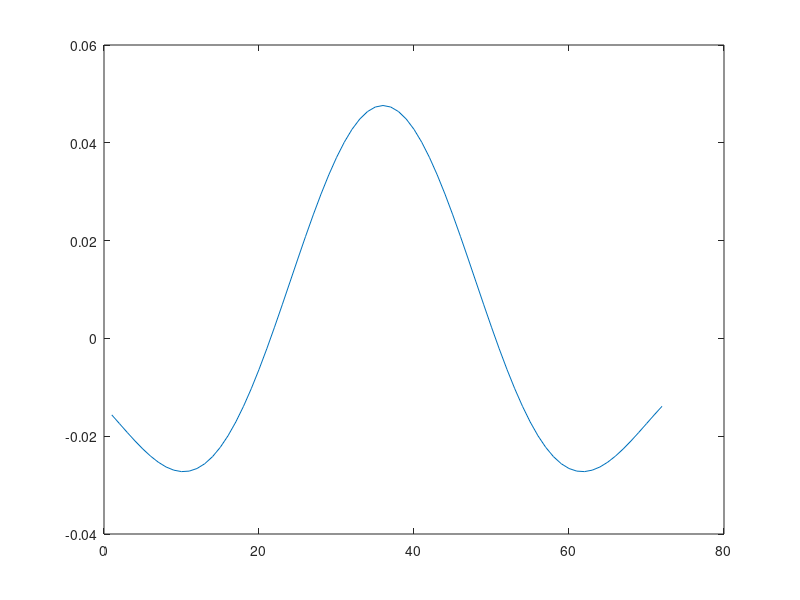
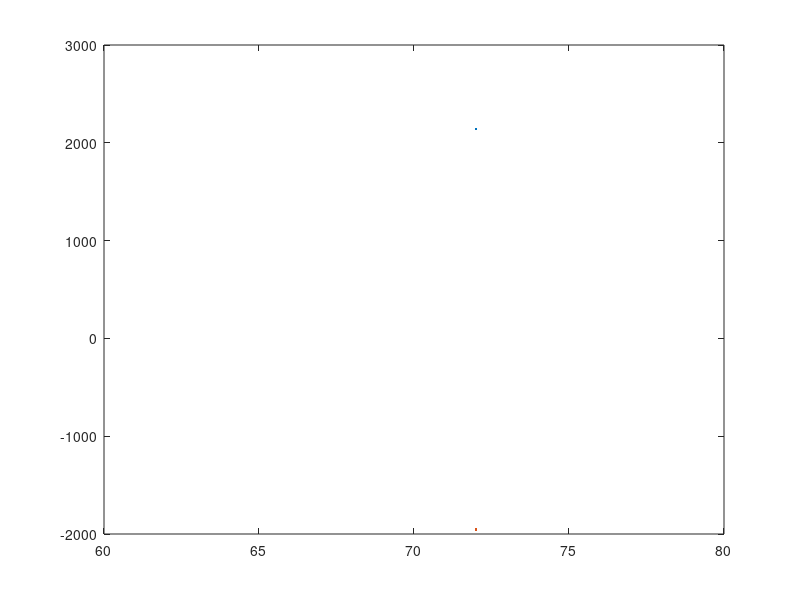
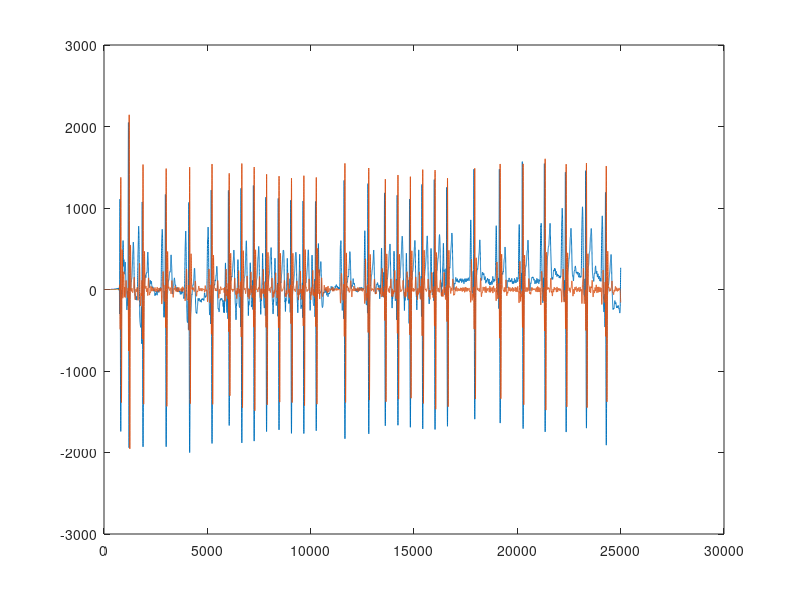

Write the MATLAB code that produced these figures, in order.
close all
addpath('test_data/sept29_2016_test/')
addpath('test_data/PhisioBank_iaf/')
addpath('test_data/FebruaryData/')

% each .mat file contains a struct for data from a test
% currently, each struct has two fields:
% sampling_rate: the sampling rate of the data in Hz
% data: a NxC matrix where each column represents a channel and each row
%       represents a time point


%s = load('NormalSinusRhythm_struct.mat');
s = load('SinusRhythmHRAHBCSRVpluspaced_struct.mat');
%s = load('NormalSinusRhythm_struct.mat');
%s = load('Pacingfromchipapprox120bpmxmA_struct.mat');
%s = load('PacingfromMedtronic120bpm2mA_struct.mat');
%s = load('iaf1_struct.mat'); %number ranges from 1-8 for different patients

Fs = s.Fs; %sampling rate
data = s.data;
begin_time = 0.0;
end_time = 25; %second
data = data(begin_time*Fs+1:end_time*Fs+1,:);
[numSamples, numChannels] = size(data);

data = data(:,2);
b = fir1(1000,2.5/Fs,'high'); %filter to remove DC bias
b2 = fir1(500,150/Fs);
data = filter(b,1,data);
data = filter(b2,1,data);
lens = 18:2:600;
lens = 72;
res = zeros(1,length(lens));
res2 = zeros(1,length(lens));


for i = 1:length(lens)
    len = lens(i);
    t = 1:len;
    %h = -sin(2*pi./(2/3*len)*t).*exp(-abs(t-len/2)/(len));
    %h = sin(2*pi./(2*len)*t);
    h = sinc(2./(len/2)*(t-len/2));
    h = h/sum(h);
    h = h-mean(h);
    y = filter(h,1,data);
    res(i) = max(y);
    res2(i) = min(y);
end
figure
plot(h)
figure
plot(lens,res,lens,res2)
figure
plot(1:length(data),data,1:length(data),y)